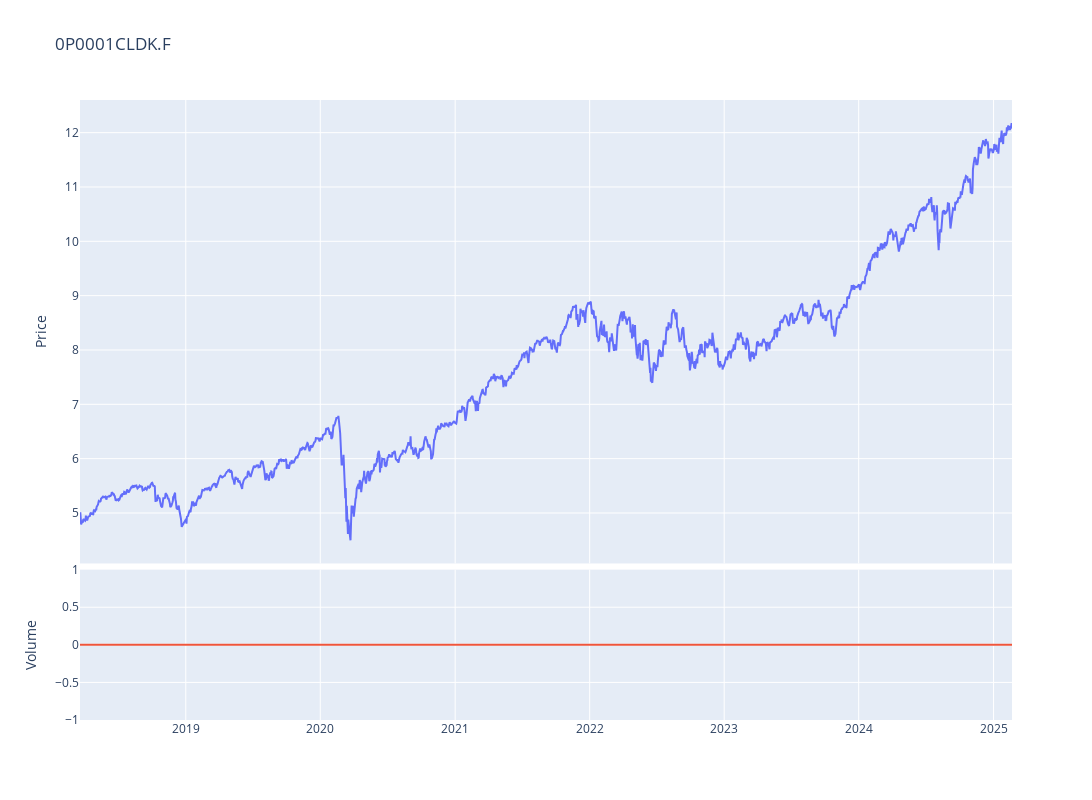

The code cell stored with this chart in its notebook:
### Code cell
fig = make_subplots(rows=4, cols=1,shared_xaxes=True,vertical_spacing=0.01,specs=[[{'rowspan':3,'colspan':1}],[None],[None],[{'rowspan':1,'colspan':1}]])

# Graph (1,1)
fig.add_trace(go.Scatter(x=stock_ticker.index,y=stock_ticker['Adj Close'],mode="lines",name=f"{ticker}"),row=1, col=1)
# Update xaxis properties
fig.update_yaxes(title_text="Price", row=1, col=1)

# Graph (4,1)
fig.add_trace(go.Scatter(x=stock_ticker.index,y=stock_ticker['Volume'],mode="lines",name='Volume'),row=4, col=1)
fig.update_yaxes(title_text="Volume", row=4, col=1)

fig.update_layout(height=800, width=1300,showlegend=False,title=f"{ticker}")

fig.show()

### Figure 1 — Plotly figure (JSON) as saved in the notebook; plotly's stock layout.template omitted (floating-point values rounded to 4 significant figures; data arrays with more than 128 entries replaced by an {"elided": "..."} marker saying what was removed)
{"data": [{"mode": "lines", "name": "0P0001CLDK.F", "type": "scatter", "x": {"elided": "1756 str values"}, "xaxis": "x", "y": {"elided": "1756 float values"}, "yaxis": "y"}, {"mode": "lines", "name": "Volume", "type": "scatter", "x": {"elided": "1756 str values"}, "xaxis": "x2", "y": {"elided": "1756 int values"}, "yaxis": "y2"}], "layout": {"height": 800, "showlegend": false, "title": {"text": "0P0001CLDK.F"}, "width": 1300, "xaxis": {"anchor": "y", "domain": [0, 1], "matches": "x2", "showticklabels": false}, "xaxis2": {"anchor": "y2", "domain": [0, 1]}, "yaxis": {"anchor": "x", "domain": [0.2525, 1], "title": {"text": "Price"}}, "yaxis2": {"anchor": "x2", "domain": [0, 0.2425], "title": {"text": "Volume"}}}}
